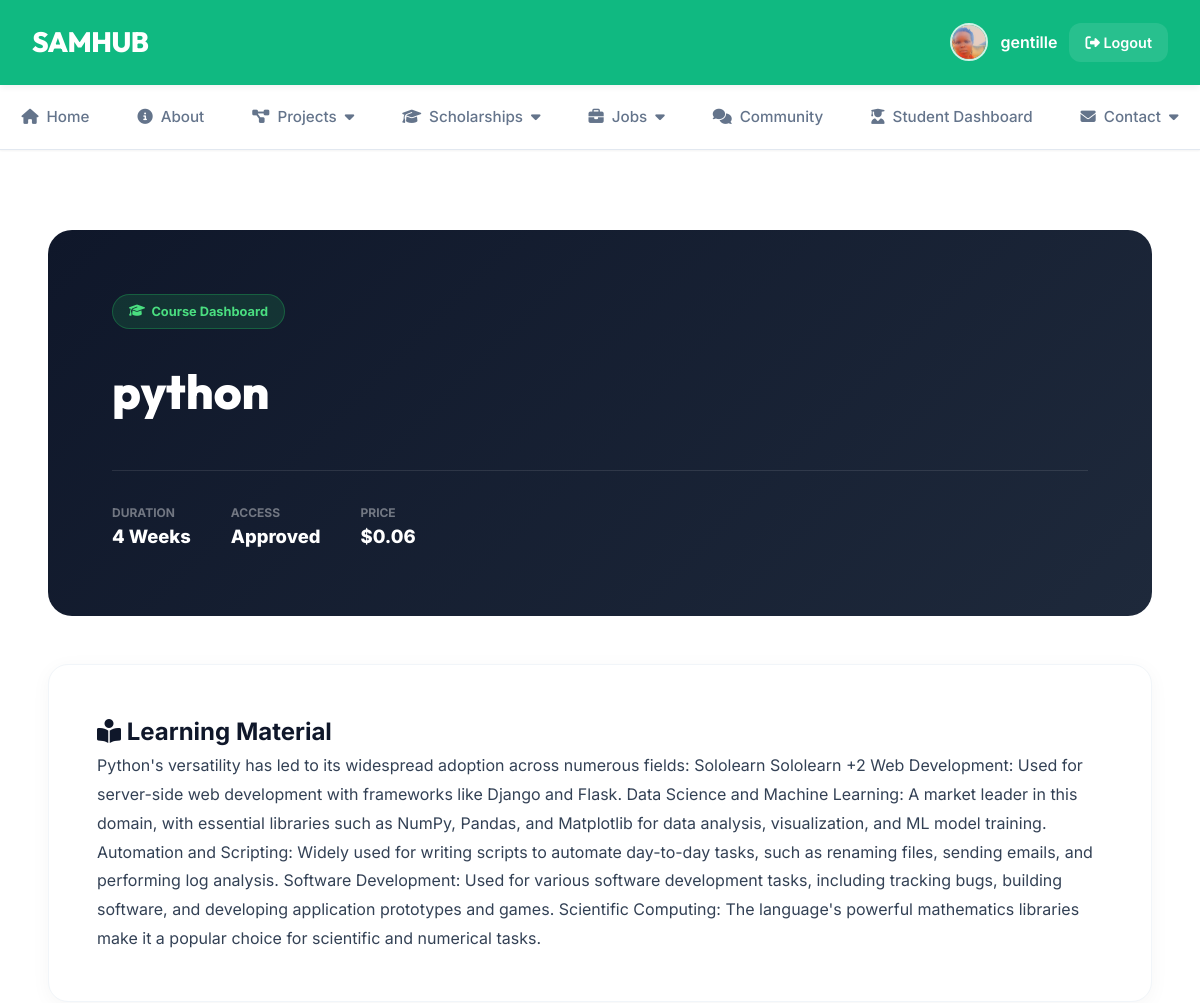
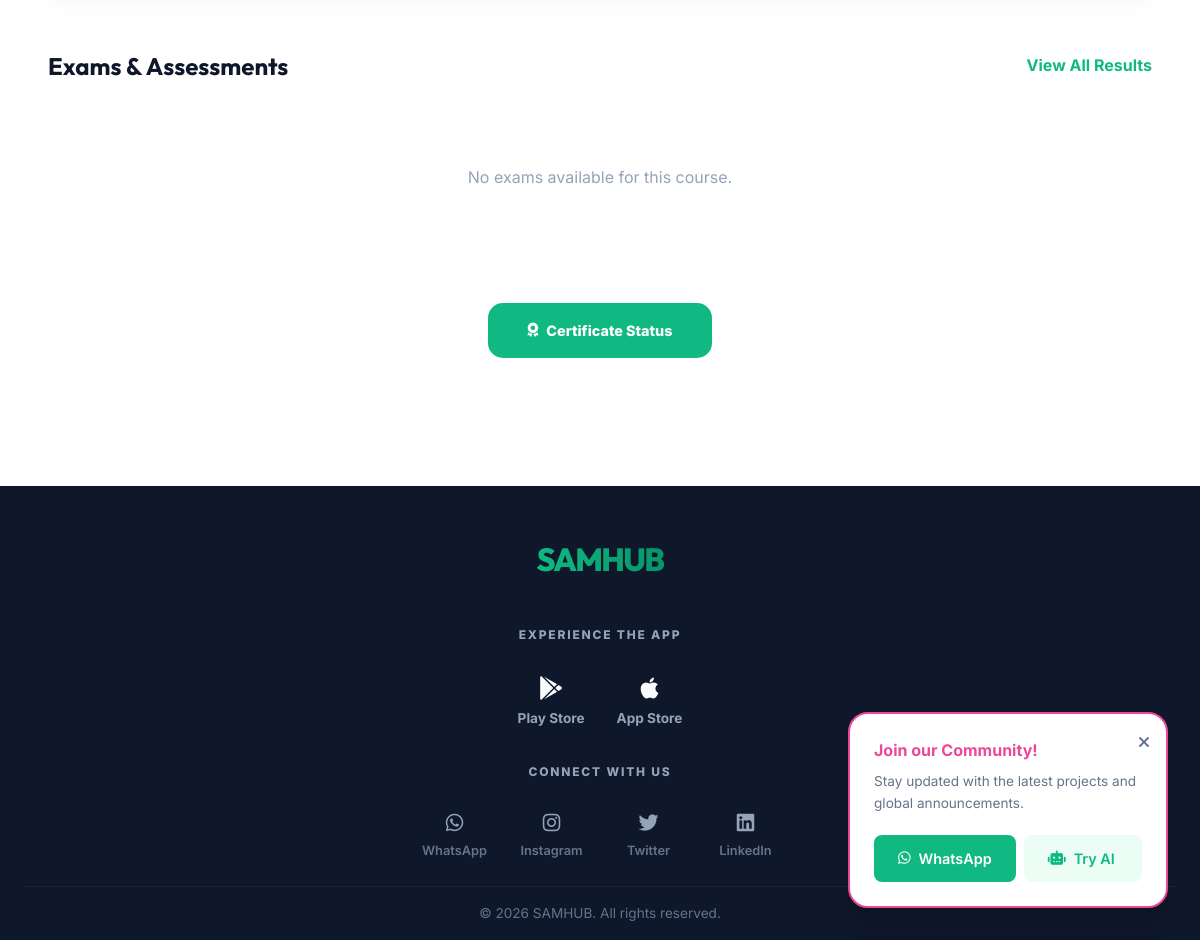
Page /learn/courses/1/ (signed in) on the committed database (2 pictures, top to bottom).
### Login_System/models.py (models this page shows, shortened)
class User(AbstractUser):
    email = models.EmailField(max_length=50, unique=True)
    image = models.ImageField(upload_to='profile_pics', default='default.jpg')
    sex = models.CharField(max_length=10, blank=True, null=True)
    phone = models.CharField(max_length=50, blank=True, null=True)
    year = models.CharField(max_length=50, blank=True, null=True)
    address = models.CharField(max_length=255, blank=True, null=True)
    date_of_birth = models.DateField(blank=True, null=True)
    qualification = models.CharField(max_length=50, blank=True, null=True)
    experience = models.CharField(max_length=50, blank=True, null=True)
    User_type = (
        ('Admin', 'Admin'),
        ('User', 'User'),
        ('Student', 'Student'),
    )
    user_type = models.CharField(max_length=50, choices=User_type, default='User')
    is_approved = models.BooleanField(default=False)
    is_disabled = models.BooleanField(default=False)
    first_login = models.BooleanField(default=True)
    created_at = models.DateTimeField(auto_now_add=True)
    updated_at = models.DateTimeField(auto_now=True)

### Learning_certificate/models.py (models this page shows, shortened)
class Course(models.Model):
    title = models.CharField(max_length=200)
    description = models.TextField(blank=True, null=True)
    content = models.TextField(
        blank=True, null=True,
        help_text="Full course material (HTML allowed). Only enrolled students can see this."
    )
    thumbnail = models.ImageField(upload_to='course_thumbnails/', blank=True, null=True)
    price = models.DecimalField(max_digits=8, decimal_places=2, default=0)  # 0 = free
    duration_weeks = models.PositiveIntegerField(
        default=4,
        help_text="How many weeks the course runs."
    )
    start_date = models.DateTimeField(
        blank=True, null=True,
        help_text="When the course opens for learning."
    )
    end_date = models.DateTimeField(
        blank=True, null=True,
        help_text="When the course closes."
    )
    is_active = models.BooleanField(default=True)
    created_at = models.DateTimeField(auto_now_add=True)
    updated_at = models.DateTimeField(auto_now=True)
    class Meta:
        ordering = ['-created_at']

### Learning_certificate/views.py (the view)
# urls.py: path('courses/<int:course_id>/', views.course_detail, name='course_detail'),
@login_required
def course_detail(request, course_id):
    course = get_object_or_404(Course, id=course_id)
    enrollment = Enrollment.objects.filter(
        student=request.user, course=course
    ).first()
    if not enrollment or not enrollment.can_access():
        messages.error(request, "You need to be enrolled and approved to access this course.")
        return redirect('course_list')
    exams = course.exams.filter(is_published=True)
    results_map = {}
    for exam in exams:
        result = ExamResult.objects.filter(
            enrollment=enrollment, exam=exam
        ).first()
        results_map[exam.id] = result
    attempts_map = {}
    for exam in exams:
        attempt = ExamAttempt.objects.filter(
            enrollment=enrollment, exam=exam
        ).first()
        attempts_map[exam.id] = attempt
    return render(request, 'Learning_certificate/course_detail.html', {
        'course': course,
        'enrollment': enrollment,
        'exams': exams,
        'results_map': results_map,
        'attempts_map': attempts_map,
    })

### templates/Learning_certificate/course_detail.html (shortened to what this page needs)
{% extends "Login_System/base.html" %}
{% load static %}
{% block content %}
<div class="learning-container">
    <div class="course-hero">
        <div class="hero-content">
            <div class="hero-badge"><i class="fas fa-graduation-cap"></i> Course Dashboard</div>
            <h1>{{ course.title }}</h1>
            <div class="hero-meta">
                <div class="meta-box">
                    <span class="meta-label">Duration</span>
                    <span class="meta-value">{{ course.duration_weeks }} Weeks</span>
                </div>
                <div class="meta-box">
                    <span class="meta-label">Access</span>
                    <span class="meta-value">Approved</span>
                </div>
                <div class="meta-box">
                    <span class="meta-label">Price</span>
                    <span class="meta-value">
                        {% if course.price == 0 %}
                        Free
                        {% else %}
                        ${{ course.price }}
                        {% endif %}
                    </span>
                </div>
            </div>
        </div>
    </div>
    {% if course.content %}
    <div class="content-section">
        <h2><i class="fas fa-book-reader"></i> Learning Material</h2>
        <div class="course-material">{{ course.content|safe }}</div>
    </div>
    {% endif %}
    <div style="margin-bottom: 2rem; display: flex; justify-content: space-between; align-items: center;">
        <h2 style="font-family: 'Outfit';">Exams & Assessments</h2>
        <a href="{% url 'exam_results' course.id %}"
            style="color: var(--primary); font-weight: 700; text-decoration: none;">View All Results</a>
    </div>
    <div class="exams-grid">
        {% for exam in exams %}
        <div class="exam-card">
            <span class="badge badge-{{ exam.status_label }}">
                {{ exam.status_label|upper }}
            </span>
            <h3 style="margin-bottom: 1rem; font-family: 'Outfit';">{{ exam.title }}</h3>
            <div style="margin-bottom: 1.5rem;">
                <div class="info-chip"><i class="fas fa-star"></i> {{ exam.total_marks }} pts</div>
                <div class="info-chip"><i class="fas fa-stopwatch"></i> {{ exam.duration_minutes }}m</div>
            </div>
            {% if exam.status_label == 'open' %}
            <a href="{% url 'start_exam' exam.id %}" class="btn-exam btn-start">
                <i class="fas fa-play"></i> Start Exam
            </a>
            {% elif exam.status_label == 'upcoming' %}
            <div class="btn-exam" style="background: #f8fafc; color: #94a3b8;">
                <i class="fas fa-clock"></i> Opens {{ exam.open_date|date:"M d, H:i" }}
            </div>
            {% else %}
            <div class="btn-exam" style="background: #f8fafc; color: #94a3b8;">
                <i class="fas fa-lock"></i> Exam Closed
            </div>
            {% endif %}
        </div>
        {% empty %}
        <p style="grid-column: 1/-1; text-align: center; color: #94a3b8; padding: 3rem;">No exams available for this
            course.</p>
        {% endfor %}
    </div>
    <div style="text-align: center; margin-top: 4rem;">
        <a href="{% url 'certificate_view' course.id %}" class="btn btn-primary"
            style="padding: 1rem 2.5rem; border-radius: 15px; font-weight: 800;">
            <i class="fas fa-award"></i> Certificate Status
        </a>
    </div>
</div>
{% endblock %}

### templates/Login_System/base.html (shortened to what this page needs)
{% load static %}
<!DOCTYPE html>
<html lang="en">
<head>
    <link rel="stylesheet" href="https://cdnjs.cloudflare.com/ajax/libs/font-awesome/6.5.0/css/all.min.css">
    <link rel="stylesheet" href="{% static 'css/style.css' %}">
</head>
<body>
    <header>
        <h1>SAMHUB</h1>
        <div class="user-actions">
            {% if user.is_authenticated %}
            <div class="user-profile">
                <img src="{{ user.image.url }}" alt="{{ user.username }}">
                <span style="font-weight: 600;">{{ user.username }}</span>
                <a href="{% url 'logout' %}"><i class="fas fa-sign-out-alt"></i> Logout</a>
            </div>
            {% else %}
            <div class="user-profile">
                <a href="{% url 'Login' %}">Login</a>
                <a href="{% url 'register' %}" class="btn btn-primary"
                    style="color: white; padding: 0.5rem 1.25rem;">Register</a>
            </div>
            {% endif %}
        </div>
    </header>
    <nav>
        <a href="{% url 'home' %}" class="{% if request.resolver_match.url_name == 'home' %}active{% endif %}">
            <i class="fas fa-home"></i> Home
        </a>
        <a href="{% url 'about' %}" class="{% if request.resolver_match.url_name == 'about' %}active{% endif %}">
            <i class="fas fa-info-circle"></i> About
        </a>
        <div class="nav-item">
            <a href="#"><i class="fas fa-project-diagram"></i> Projects <i class="fas fa-caret-down"></i></a>
        </div>
        <div class="nav-item">
            <a href="#"><i class="fas fa-graduation-cap"></i> Scholarships <i class="fas fa-caret-down"></i></a>
        </div>
        <div class="nav-item">
            <a href="#"><i class="fas fa-briefcase"></i> Jobs <i class="fas fa-caret-down"></i></a>
        </div>
        <a href="{% url 'chat_room' %}"
            class="{% if request.resolver_match.url_name == 'chat_room' %}active{% endif %}">
            <i class="fas fa-comments"></i> Community
        </a>
        {% if user.is_authenticated %}
        {% if user.user_type == 'Student' %}
        <a href="{% url 'student_dashboard' %}"
            class="{% if request.resolver_match.url_name == 'student_dashboard' %}active{% endif %}">
            <i class="fas fa-user-graduate"></i> Student Dashboard
        </a>
        {% elif user.user_type == 'Admin' or user.is_superuser %}
        <a href="{% url 'dashboard_admin' %}"
            class="{% if request.resolver_match.url_name == 'dashboard_admin' %}active{% endif %}">
            <i class="fas fa-user-shield"></i> Admin Dashboard
        </a>
        {% endif %}
        {% endif %}
        <div class="nav-item contact-link">
            <a href="#"><i class="fas fa-envelope"></i> Contact <i class="fas fa-caret-down"></i></a>
        </div>
    </nav>
    {% if user.is_authenticated %}
    <div id="popup-notification" class="popup-notification">
        <h4 style="color: var(--secondary); margin-bottom: 0.5rem;">Join our Community!</h4>
        <p style="font-size: 0.85rem; color: var(--text-muted); margin-bottom: 1.25rem;">Stay updated with the latest
            projects and global announcements.</p>
        <div style="display: flex; gap: 0.5rem;">
            <a href="{% url 'chat_room' %}" target="_blank" class="btn btn-primary"
                style="flex: 1; background: var(--accent); border-radius: 0.5rem;">
                <i class="fab fa-whatsapp"></i> WhatsApp
            </a>
            <a href="{% url 'ai_chat_room' %}" class="btn btn-ghost" style="flex: 1; border-radius: 0.5rem;">
                <i class="fas fa-robot"></i> Try AI
            </a>
        </div>
        <span id="popup-close" class="popup-close"><i class="fas fa-times"></i></span>
    </div>
    {% endif %}
    <main class="page-wrapper">
        {% block content %}{% endblock %}
    </main>
    <footer class="minimal-footer">
        <div class="footer-core">
            <h2 class="footer-logo">SAMHUB</h2>
            <div class="footer-label">EXPERIENCE THE APP</div>
            <div class="footer-store-badges">
                <a href="#" class="store-item">
                    <i class="fab fa-google-play"></i>
                    <span>Play Store</span>
                </a>
                <a href="#" class="store-item">
                    <i class="fab fa-apple"></i>
                    <span>App Store</span>
                </a>
            </div>
            <div class="footer-label">CONNECT WITH US</div>
            <div class="social-grid">
                <a href="#" class="social-item">
                    <i class="fab fa-whatsapp"></i>
                    <span>WhatsApp</span>
                </a>
                <a href="#" class="social-item">
                    <i class="fab fa-instagram"></i>
                    <span>Instagram</span>
                </a>
                <a href="#" class="social-item">
                    <i class="fab fa-twitter"></i>
                    <span>Twitter</span>
                </a>
                <a href="#" class="social-item">
                    <i class="fab fa-linkedin"></i>
                    <span>LinkedIn</span>
                </a>
            </div>
        </div>
        <div class="footer-bottom-text">
            <p>&copy; 2026 SAMHUB. All rights reserved.</p>
        </div>
    </footer>
</body>
</html>

### rows in the picture
User: image (picture), username "gentille"
Course: title "python", duration_weeks "4", price "0.06", content "Python's versatility has led to its widespread adoption across numerous fields: Sololearn Sololearn +2 Web Development: Used for server-side web development with frameworks like Django and Flask. Data Science and Machine Learning: A market leader in this domain, with essential libraries such as NumPy, Pandas, and Matplotlib for data analysis, visualization, and ML model training. Automation and Scripting: Widely used for writing scripts to automate day-to-day tasks, such as renaming files, sending emails, and performing log analysis. Software Development: Used for various software development tasks, including tracking bugs, building software, and developing application prototypes and games.…"
